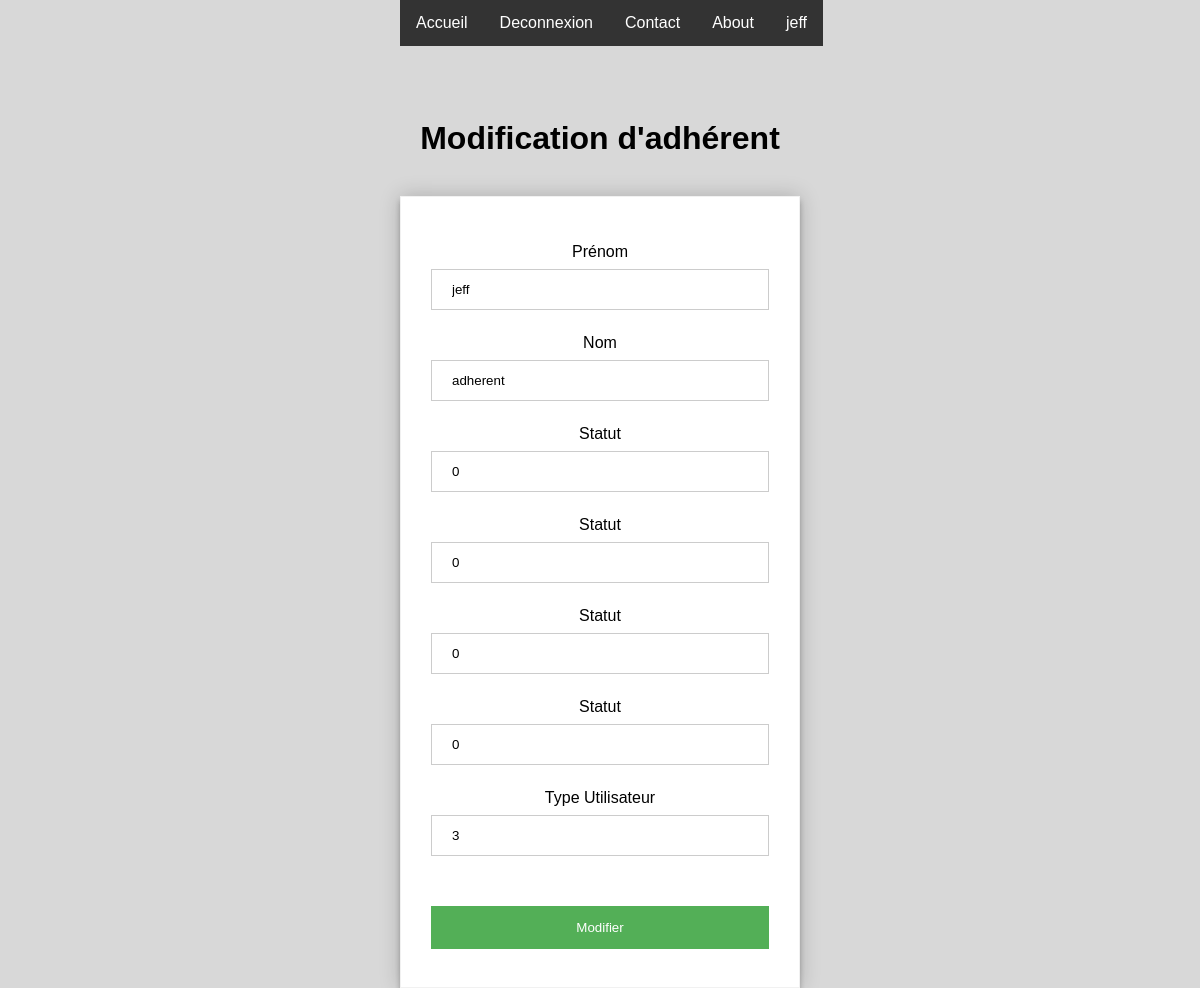
/gestion/modification_adherent?email=jeffadherent@jeff.com (signed in), run on the app's committed database.
### tables this page shows
CREATE TABLE `utilisateur` (
  `email_util` varchar(50) NOT NULL,
  `password_util` varchar(255) NOT NULL,
  `nom_util` varchar(50) NOT NULL,
  `prenom_util` varchar(50) NOT NULL,
  `statut_util` varchar(1) NOT NULL,
  `matricule_cont` varchar(10) NOT NULL,
  `id_type_util` int(11) NOT NULL
);

### gestion/modification_adherent.php (the view, shortened to what this page needs)
<?php
include '../connexion_dbh.php';
if(isset($_GET["email"])){
    $mail = $_GET["email"];
    if($_SESSION['id_type_util'] == 1){
        $req_recup_info = $dbh->prepare("SELECT * FROM utilisateur WHERE email_util = ?");
        $req_recup_info->execute(array($mail));
        $resultat_req = $req_recup_info->fetch();
    ?>
    <!DOCTYPE html>
    <html lang="fr">
    <head>
        <link rel="stylesheet" href="../css/styles.css" type="text/css" />
    </head>
    <header>
    <div class="menu">
    <ul>
    <li><a  href="../index">Accueil</a></li>
    <?php if(!isset($_SESSION['email_util'])) { ?>
    <li><a class="active" href="../connexion">Connexion</a></li>
    <?php }else{ ?>
    <li><a href="../deconnexion">Deconnexion</a></li>
    <?php } ?>
    <li><a href="../#contact">Contact</a></li>
    <li><a  href="../#about">About</a></li>
    <?php if(isset($_SESSION['email_util'])) { ?>
    <li><a href="../profil?mail=<?php echo $_SESSION['email_util'] ?>"><?php echo $_SESSION['prenom_util']; ?></a></li>
    <?php } ?>
    </ul>
    </div>
    </header>
    <body class="connexion">
    <div class="connexion">
        <center>
          <h1>Modification d'adhérent</h1>
            <br>
            <form method="post">
             <p>Prénom <br><input type="text" name="prenom" placeholder="Prénom" value="<?php if(!empty($resultat_req['prenom_util'])){ echo $resultat_req['prenom_util']; } ?>"require/></p>
             <p>Nom <br><input type="text" name="nom" placeholder="Nom" value="<?php if(!empty($resultat_req['nom_util'])){ echo $resultat_req['nom_util']; } ?>"require/></p>
             <p>Statut <br><input type="text" name="statut" placeholder="Statut" value="<?php echo $resultat_req['statut_util']; ?>"require/></p>
             <p>Statut <br><input type="text" name="statut" placeholder="Statut" value="<?php echo $resultat_req['statut_util']; ?>"require/></p>
             <p>Statut <br><input type="text" name="statut" placeholder="Statut" value="<?php echo $resultat_req['statut_util']; ?>"require/></p>
             <p>Statut <br><input type="text" name="statut" placeholder="Statut" value="<?php echo $resultat_req['statut_util']; ?>"require/></p>
             <p>Type Utilisateur<br><input type="text" name="id_type_util" placeholder="id_type_util" value="<?php if(!empty($resultat_req['id_type_util'])){ echo $resultat_req['id_type_util']; } ?>"require/></p>
             <br>
            <input type="submit" name="submit" value="Modifier" />
            </form>
        </center>
    </div>
    <?php
    }else{
    header('location: ../profil?mail='.$_SESSION['email_util'].'');
    } ?>
    </body>
    </html>
<?php }else{
header('location: ../profil?mail='.$_SESSION['email_util'].'');
}
?>

### css/styles.css (style rules this page uses)
body { margin:0; }
body { background: #d8d8d8; font-family: Verdana, Geneva, sans-serif; }
.connexion { width:400px; margin:0 auto; margin-top:10%; }
.menu { margin: 0 auto; width: 400px; }
.connexion form { padding: 30px; border: 1px solid #f1f1f1; background: #fff; box-shadow: 0 0 20px 0 rgba(0, 0, 0, 0.2), 0 5px 5px 0 rgba(0, 0, 0, 0.24); }
.connexion input[type=email], input[type=password],input[type=text],input[type=date],select { width: 100%; padding: 12px 20px; margin: 8px 0; display: inline-block; border: 1px solid #ccc; box-sizing: border-box; }
.connexion input[type=submit] { background-color: #53af57; color: white; padding: 14px 20px; margin: 8px 0; border: none; cursor: pointer; width: 100%; }
a:link { text-decoration: none; }
.menu ul { list-style-type: none; margin: 0; padding: 0; overflow: hidden; background-color: #333; position: fixed; top: 0; }
.menu li { float: left; }
.menu li a { display: block; color: white; text-align: center; padding: 14px 16px; text-decoration: none; }

### data on the page
utilisateur: prenom "jeff", nom "adherent", statut "0", id_type_util "3"

### other printed values
$_SESSION['prenom_util'] "jeff"
